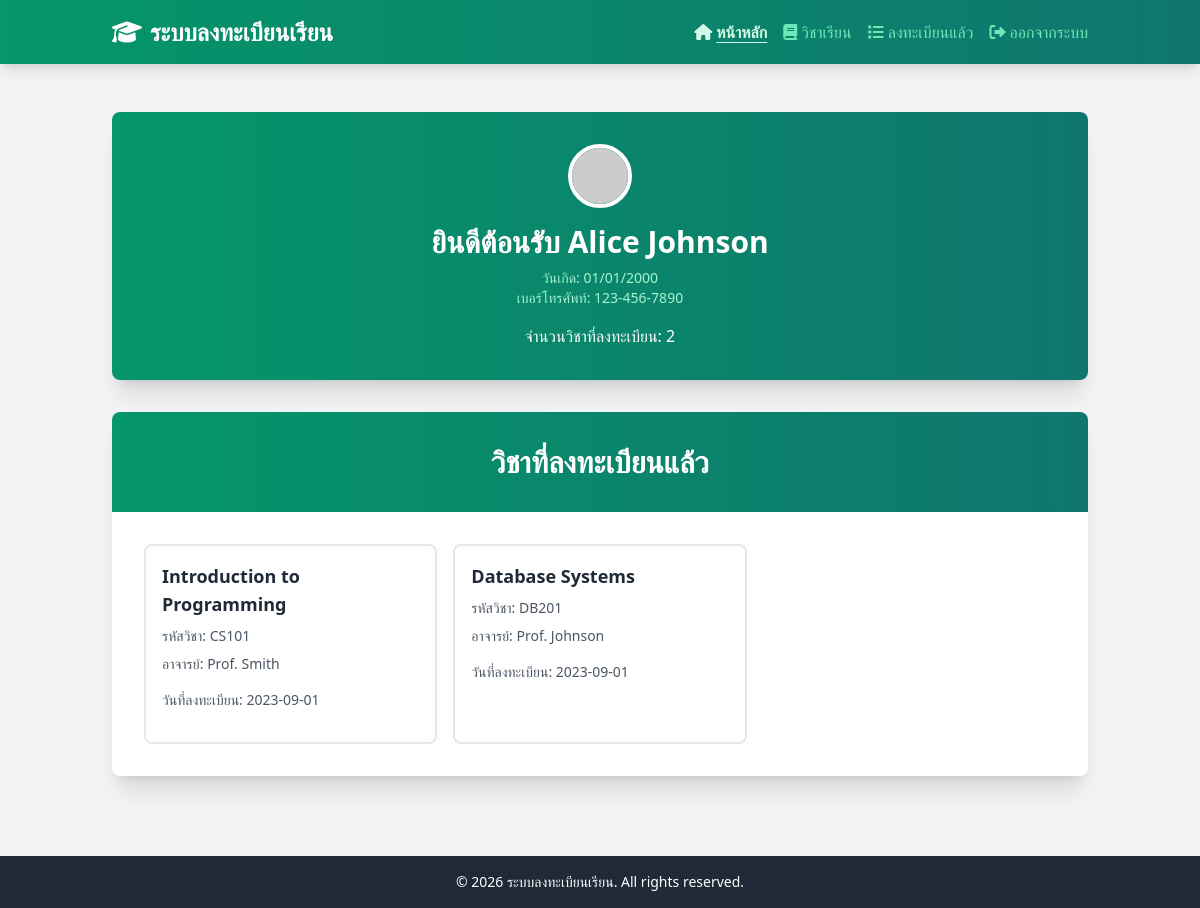
The page / (signed in) on the database its author committed.
### tables this page shows
CREATE TABLE IF NOT EXISTS students (
    student_id INT PRIMARY KEY AUTO_INCREMENT,
    first_name VARCHAR(50) NOT NULL,
    last_name VARCHAR(50) NOT NULL,
    password VARCHAR(255) NULL,
    image VARCHAR(1000) NOT NULL,
    date_of_birth DATE,
    email VARCHAR(100) UNIQUE,
    phone_number VARCHAR(20)
);

CREATE TABLE IF NOT EXISTS enrollment (
    enrollment_id INT PRIMARY KEY AUTO_INCREMENT,
    student_id INT,
    course_id INT,
    enrollment_date DATE,
    FOREIGN KEY (student_id) REFERENCES students(student_id),
    FOREIGN KEY (course_id) REFERENCES courses(course_id)
);

CREATE TABLE IF NOT EXISTS courses (
    course_id INT PRIMARY KEY AUTO_INCREMENT,
    course_name VARCHAR(100) NOT NULL,
    course_code VARCHAR(20) UNIQUE,
    instructor VARCHAR(50)
);

### routes/home.php (called while the page is built, shortened)
<?php
$studentId = $_SESSION['student_id'] ?? null;
$result = getStudentById($studentId);
$student = $result->fetch_assoc();
$coursesResult = getCourses();
$enrollmentsResult = getEnrollmentsByStudent($studentId);
$enrollmentCount = $enrollmentsResult->num_rows;
$message = $_GET['message'] ?? null;
renderView('home', ['student' => $student, 'courses' => $coursesResult, 'enrollments' => $enrollmentsResult, 'enrollmentCount' => $enrollmentCount, 'message' => $message]);
?>

### databases/students.php (called while the page is built, shortened)
<?php
function getStudentById(int $id): mysqli_result|bool
{
    $conn = getConnection();
    $sql = 'SELECT * FROM students WHERE student_id = ?';
    $stmt = $conn->prepare($sql);
    $stmt->bind_param('i', $id);
    $stmt->execute();
    $result = $stmt->get_result();
    return $result;
}
?>

### databases/enrollment.php (called while the page is built, shortened)
<?php
function getEnrollmentsByStudent(int $studentId): mysqli_result|bool
{
    $conn = getConnection();
    $sql = 'SELECT e.*, c.course_name, c.course_code, c.instructor FROM enrollment e JOIN courses c ON e.course_id = c.course_id WHERE e.student_id = ?';
    $stmt = $conn->prepare($sql);
    $stmt->bind_param('i', $studentId);
    $stmt->execute();
    $result = $stmt->get_result();
    return $result;
}
?>

### templates/home.php (the view, shortened to what this page needs)
<?php include 'header.php' ?>
<main class="container mx-auto px-2 sm:px-4 lg:px-6 py-4 sm:py-6 lg:py-12 flex-grow">
    <div class="bg-white rounded-lg shadow-xl overflow-hidden mb-8">
        <div class="bg-gradient-to-r from-emerald-600 to-teal-700 text-white py-4 sm:py-6 lg:py-8 px-3 sm:px-4 lg:px-6">
            <div class="text-center">
                <img src="<?= $data['student']['image'] ?>" alt="Avatar" class="w-16 h-16 rounded-full mx-auto mb-4 border-4 border-white">
                <h2 class="text-xl sm:text-2xl lg:text-3xl font-bold">ยินดีต้อนรับ <?= $data['student']['first_name'] ?> <?= $data['student']['last_name'] ?></h2>
                <p class="text-sm text-emerald-200 mt-2">วันเกิด: <?= date('d/m/Y', strtotime($data['student']['date_of_birth'])) ?></p>
                <p class="text-sm text-emerald-200">เบอร์โทรศัพท์: <?= $data['student']['phone_number'] ?></p>
                <p class="text-center mt-4">จำนวนวิชาที่ลงทะเบียน: <?= $data['enrollmentCount'] ?></p>
            </div>
        </div>
    </div>
    <div class="bg-white rounded-lg shadow-xl overflow-hidden">
        <div class="bg-gradient-to-r from-emerald-600 to-teal-700 text-white py-4 sm:py-6 lg:py-8 px-3 sm:px-4 lg:px-6">
            <h2 class="text-xl sm:text-2xl lg:text-3xl font-bold text-center">วิชาที่ลงทะเบียนแล้ว</h2>
        </div>
        <div class="p-3 sm:p-4 lg:p-8">
            <?php if ($data['enrollments']->num_rows == 0) { ?>
                <p class="text-center text-gray-600">ยังไม่ได้ลงทะเบียนวิชาใดๆ</p>
            <?php } else { ?>
                <div class="grid grid-cols-1 sm:grid-cols-2 lg:grid-cols-3 gap-4">
                    <?php while ($enrollment = $data['enrollments']->fetch_assoc()) { ?>
                        <div class="bg-white border-2 border-gray-200 rounded-lg p-4 hover:shadow-lg transition">
                            <h3 class="text-lg font-semibold text-gray-800 mb-2"><?= $enrollment['course_name'] ?></h3>
                            <p class="text-sm text-gray-600 mb-2">รหัสวิชา: <?= $enrollment['course_code'] ?></p>
                            <p class="text-sm text-gray-600 mb-4">อาจารย์: <?= $enrollment['instructor'] ?></p>
                            <p class="text-sm text-gray-600 mb-4">วันที่ลงทะเบียน: <?= $enrollment['enrollment_date'] ?></p>
                        </div>
                    <?php } ?>
                </div>
            <?php } ?>
        </div>
    </div>
</main>
<?php include 'footer.php' ?>

### public/index.php (shortened to what this page needs)
<?php
require_once INCLUDES_DIR . '/router.php';
require_once INCLUDES_DIR . '/view.php';
if (in_array(strtolower($_SERVER['REQUEST_URI']), PUBLIC_ROUTES)) {
    dispatch($_SERVER['REQUEST_URI'], $_SERVER['REQUEST_METHOD']);
    exit;
} elseif (isset($_SESSION['student_id']) && isset($_SESSION['timestamp']) && time() - $_SESSION['timestamp'] < 3600) {
    dispatch($_SERVER['REQUEST_URI'], $_SERVER['REQUEST_METHOD']);
} else {
    unset($_SESSION['student_id']);
    unset($_SESSION['timestamp']);
    header('Location: /login');
    exit;
}
?>

### includes/router.php (shortened to what this page needs)
<?php
function dispatch(string $uri, string $method): void
{
    $uri = parse_url($uri, PHP_URL_PATH);
    $uri = ltrim($uri, '/');
    if ($uri === '' || $uri === 'index.php') {
        $uri = 'home';
    }
    $parts = explode('/', $uri);
    $routeFile = $parts[0];
    $routePath = ROUTES_DIR . '/' . $routeFile . '.php';
    if (file_exists($routePath)) {
        require_once $routePath;
    } else {
        renderView('404');
    }
}
?>

### includes/view.php
<?php
function renderView(string $template, array $data = []): void
{
    $data = $data;
    $templatePath = TEMPLATES_DIR . '/' . $template . '.php';
    if (file_exists($templatePath)) {
        require_once $templatePath;
    } else {
        echo "Template not found: $template";
    }
}
?>

### templates/header.php (shortened to what this page needs)
<?php
$currentPath = parse_url($_SERVER['REQUEST_URI'], PHP_URL_PATH);
?>
<!DOCTYPE html>
<html lang="th">
<head>
    <script src="https://cdn.tailwindcss.com"></script>
    <link rel="stylesheet" href="https://cdnjs.cloudflare.com/ajax/libs/font-awesome/6.4.0/css/all.min.css">
</head>
<body class="bg-gray-100 min-h-screen flex flex-col">
    <header class="bg-gradient-to-r from-emerald-600 to-teal-700 text-white shadow-lg sticky top-0 z-50">
        <div class="container mx-auto px-2 sm:px-4 lg:px-6 py-3 sm:py-4">
            <div class="flex justify-between items-center">
                <h1 class="text-lg sm:text-xl lg:text-2xl font-bold"><i class="fas fa-graduation-cap mr-1 sm:mr-2"></i><span class="hidden sm:inline">ระบบลงทะเบียนเรียน</span><span class="sm:hidden">ลงทะเบียน</span></h1>
                <nav id="mainNav" class="hidden md:flex gap-2 sm:gap-3 lg:gap-4 xl:gap-6">
                    <a href="/" class="font-bold text-emerald-100 hover:text-emerald-200 transition underline-offset-4 <?= $currentPath == '/' ? 'underline' : '' ?> text-xs sm:text-sm lg:text-base"><i class="fas fa-home mr-1"></i><span class="hidden lg:inline">หน้าหลัก</span><span class="lg:hidden">หน้า</span></a>
                    <?php if (isset($_SESSION['student_id'])): ?>
                    <a href="/courses" class="text-emerald-300 hover:text-emerald-200 transition text-xs sm:text-sm lg:text-base <?= $currentPath == '/courses' ? 'underline underline-offset-4' : '' ?>"><i class="fas fa-book mr-1"></i><span class="hidden lg:inline">วิชาเรียน</span><span class="lg:hidden">วิชา</span></a>
                    <a href="/enrolled" class="text-emerald-300 hover:text-emerald-200 transition text-xs sm:text-sm lg:text-base <?= $currentPath == '/enrolled' ? 'underline underline-offset-4' : '' ?>"><i class="fas fa-list mr-1"></i><span class="hidden lg:inline">ลงทะเบียนแล้ว</span><span class="lg:hidden">ลงแล้ว</span></a>
                    <a href="#" onclick="showConfirmModal('ต้องการออกจากระบบหรือไม่?', () => window.location.href = '/logout'); return false;" class="text-emerald-300 hover:text-emerald-200 transition text-xs sm:text-sm lg:text-base"><i class="fas fa-sign-out-alt mr-1"></i><span class="hidden lg:inline">ออกจากระบบ</span><span class="lg:hidden">ออก</span></a>
                    <?php endif; ?>
                </nav>
            </div>
        </div>
    </header>

### templates/footer.php (shortened to what this page needs)
    <footer class="bg-gray-800 text-white py-4 mt-8">
        <div class="container mx-auto px-4 text-center">
            <p class="text-sm">&copy; 2026 ระบบลงทะเบียนเรียน. All rights reserved.</p>
        </div>
    </footer>
</body>
</html>

### rows shown on the page
students: first_name "Alice", last_name "Johnson", date_of_birth "01/01/2000", phone_number "123-456-7890"
enrollment: course.course_name "Introduction to Programming", course.course_code "CS101", course.instructor "Prof. Smith", enrollment_date "2023-09-01"
enrollment: course.course_name "Database Systems", course.course_code "DB201", course.instructor "Prof. Johnson", enrollment_date "2023-09-01"

### other values the page prints
$data['enrollmentCount'] "2"
